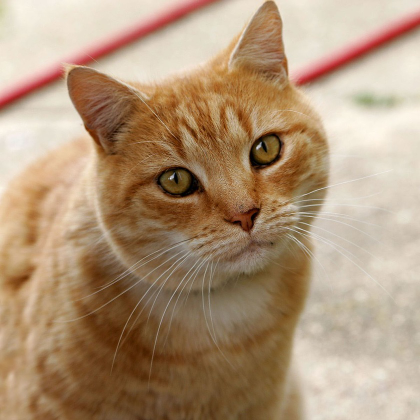
#> input picture image/Cat.jpg, 420 x 420 px, shrunk from 1200 x 1199 before the run, found by its file name
$ python opencv_img03.py
#> lines starting #> are read from the running program, lines starting #| are printed output that depends on the picture
import cv2
import numpy as np

# 이미지 로드 기본틀
org = cv2.imread('./image/Cat.jpg', cv2.IMREAD_REDUCED_COLOR_2)
#> org is the input picture: shape (420, 420, 3); mean B, G, R 120.7, 148.8, 175.9
gray = cv2.cvtColor(org, cv2.COLOR_BGR2GRAY)
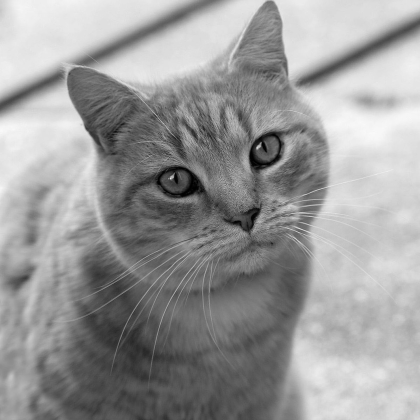
#> gray: shape (420, 420); min 0, max 249, mean 153.7

h, w , c = org.shape
#> h = 420; w = 420; c = 3

cropped = gray[:, :int(w/2)] # 이미지 넓이를 반으로 자르기(회색)
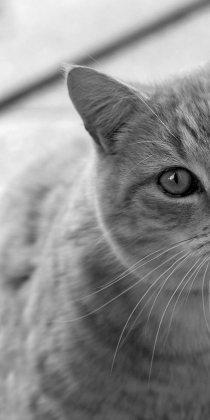
#> cropped: shape (420, 210); min 0, max 249, mean 140.7
cropped = gray[:int(h/2), :] # 이미지 높이를 반으로 자르기(회색)
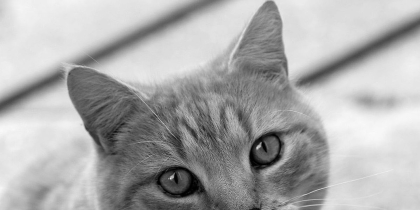
#> cropped: shape (210, 420); min 0, max 249, mean 171.7


cv2.imshow('Original', org) #cv2 새창 열림
cv2.imshow('Cropped' , cropped) # 반으로 자른 이미지


cv2.waitKey(0) # 창에서 키입력 대기
cv2.destroyAllWindows() # 메모리 해제
